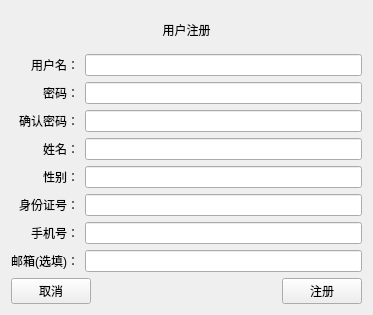
<?xml version="1.0" encoding="UTF-8"?>
<ui version="4.0">
 <class>Register</class>
 <widget class="QWidget" name="Register">
  <property name="geometry">
   <rect>
    <x>0</x>
    <y>0</y>
    <width>373</width>
    <height>315</height>
   </rect>
  </property>
  <property name="windowTitle">
   <string>Register</string>
  </property>
  <layout class="QVBoxLayout" name="verticalLayout_4">
   <item>
    <layout class="QVBoxLayout" name="verticalLayout_3">
     <item>
      <widget class="QLabel" name="label_9">
       <property name="text">
        <string>用户注册</string>
       </property>
       <property name="alignment">
        <set>Qt::AlignCenter</set>
       </property>
      </widget>
     </item>
     <item>
      <layout class="QHBoxLayout" name="horizontalLayout">
       <item>
        <layout class="QVBoxLayout" name="verticalLayout">
         <item>
          <widget class="QLabel" name="label">
           <property name="text">
            <string>用户名：</string>
           </property>
           <property name="alignment">
            <set>Qt::AlignRight|Qt::AlignTrailing|Qt::AlignVCenter</set>
           </property>
          </widget>
         </item>
         <item>
          <widget class="QLabel" name="label_2">
           <property name="text">
            <string>密码：</string>
           </property>
           <property name="alignment">
            <set>Qt::AlignRight|Qt::AlignTrailing|Qt::AlignVCenter</set>
           </property>
          </widget>
         </item>
         <item>
          <widget class="QLabel" name="label_3">
           <property name="text">
            <string>确认密码：</string>
           </property>
           <property name="alignment">
            <set>Qt::AlignRight|Qt::AlignTrailing|Qt::AlignVCenter</set>
           </property>
          </widget>
         </item>
         <item>
          <widget class="QLabel" name="label_4">
           <property name="text">
            <string>姓名：</string>
           </property>
           <property name="alignment">
            <set>Qt::AlignRight|Qt::AlignTrailing|Qt::AlignVCenter</set>
           </property>
          </widget>
         </item>
         <item>
          <widget class="QLabel" name="label_5">
           <property name="text">
            <string>性别：</string>
           </property>
           <property name="alignment">
            <set>Qt::AlignRight|Qt::AlignTrailing|Qt::AlignVCenter</set>
           </property>
          </widget>
         </item>
         <item>
          <widget class="QLabel" name="label_6">
           <property name="text">
            <string>身份证号：</string>
           </property>
           <property name="alignment">
            <set>Qt::AlignRight|Qt::AlignTrailing|Qt::AlignVCenter</set>
           </property>
          </widget>
         </item>
         <item>
          <widget class="QLabel" name="label_7">
           <property name="text">
            <string>手机号：</string>
           </property>
           <property name="alignment">
            <set>Qt::AlignRight|Qt::AlignTrailing|Qt::AlignVCenter</set>
           </property>
          </widget>
         </item>
         <item>
          <widget class="QLabel" name="label_8">
           <property name="text">
            <string>邮箱(选填)：</string>
           </property>
           <property name="alignment">
            <set>Qt::AlignRight|Qt::AlignTrailing|Qt::AlignVCenter</set>
           </property>
          </widget>
         </item>
        </layout>
       </item>
       <item>
        <layout class="QVBoxLayout" name="verticalLayout_2">
         <item>
          <widget class="QLineEdit" name="usernamelineEdit"/>
         </item>
         <item>
          <widget class="QLineEdit" name="pwdlineEdit">
           <property name="echoMode">
            <enum>QLineEdit::Password</enum>
           </property>
          </widget>
         </item>
         <item>
          <widget class="QLineEdit" name="repwdlineEdit">
           <property name="echoMode">
            <enum>QLineEdit::Password</enum>
           </property>
          </widget>
         </item>
         <item>
          <widget class="QLineEdit" name="namelineEdit"/>
         </item>
         <item>
          <widget class="QLineEdit" name="genderlineEdit"/>
         </item>
         <item>
          <widget class="QLineEdit" name="idnumlineEdit"/>
         </item>
         <item>
          <widget class="QLineEdit" name="callnumlineEdit"/>
         </item>
         <item>
          <widget class="QLineEdit" name="emaillineEdit"/>
         </item>
        </layout>
       </item>
      </layout>
     </item>
     <item>
      <layout class="QHBoxLayout" name="horizontalLayout_2">
       <item>
        <widget class="QPushButton" name="pushButton_2">
         <property name="text">
          <string>取消</string>
         </property>
         <property name="autoDefault">
          <bool>true</bool>
         </property>
        </widget>
       </item>
       <item>
        <spacer name="horizontalSpacer">
         <property name="orientation">
          <enum>Qt::Horizontal</enum>
         </property>
         <property name="sizeHint" stdset="0">
          <size>
           <width>40</width>
           <height>20</height>
          </size>
         </property>
        </spacer>
       </item>
       <item>
        <widget class="QPushButton" name="pushButton">
         <property name="text">
          <string>注册</string>
         </property>
         <property name="autoDefault">
          <bool>true</bool>
         </property>
        </widget>
       </item>
      </layout>
     </item>
    </layout>
   </item>
  </layout>
 </widget>
 <tabstops>
  <tabstop>usernamelineEdit</tabstop>
  <tabstop>pwdlineEdit</tabstop>
  <tabstop>repwdlineEdit</tabstop>
  <tabstop>namelineEdit</tabstop>
  <tabstop>genderlineEdit</tabstop>
  <tabstop>idnumlineEdit</tabstop>
  <tabstop>callnumlineEdit</tabstop>
  <tabstop>emaillineEdit</tabstop>
  <tabstop>pushButton</tabstop>
  <tabstop>pushButton_2</tabstop>
 </tabstops>
 <resources/>
 <connections/>
</ui>
